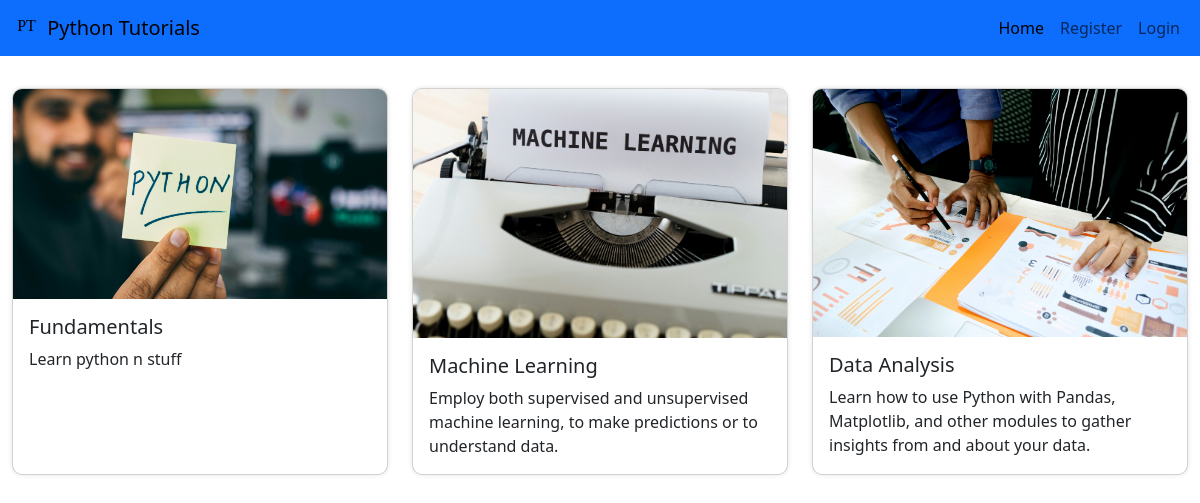
The page / on the database its author committed.
### main/models.py (models this page shows, shortened)
class TutorialCategory(models.Model):
    category = models.CharField(max_length=200)
    summary = models.CharField(max_length=200)
    slug = models.CharField(max_length=200)
    class Meta:
        verbose_name_plural = "Categories"

### main/views.py (the view)
# urls.py: path("", views.homepage, name="homepage"),
def homepage(request):
    return render(
        request=request,
        template_name="main/categories.html",
        context={"categories": TutorialCategory.objects.all()},
    )

### main/templates/main/categories.html
{% extends 'main/base.html'%}
{% block content %}
{% load static %}
<div class="row row-cols-1 row-cols-md-3 g-4 mt-2 mx-auto">
    {% for cat in categories %}
    <div class="col">
        <a href="{{cat.slug}}" class="card-link"  id="card-link" style="text-decoration: none;">
            <div class="card h-100">
                <img src="{% static 'main/img/' %}{{ cat.slug }}.jpg" class="card-img-top" alt="...">
                <div class="card-body">
                    <h5 class="card-title">{{cat.category}}</h5>
                    <p class="card-text">{{cat.summary}}</p>
                </div>
            </div>
        </a>
    </div>
    {% endfor %}
</div>
{% endblock %}

### main/static/main/css/styles.css (style rules this page uses)
.card { border-radius: 10px; box-shadow: 0px 0px 5px rgba(0, 0, 0, 0.1); transition: transform 0.3s; overflow: hidden; }

### rows shown on the page
TutorialCategory: slug (picture), category "Fundamentals", summary "Learn python n stuff"
TutorialCategory: slug (picture), category "Machine Learning", summary "Employ both supervised and unsupervised machine learning, to make predictions or to understand data."
TutorialCategory: slug (picture), category "Data Analysis", summary "Learn how to use Python with Pandas, Matplotlib, and other modules to gather insights from and about your data."
